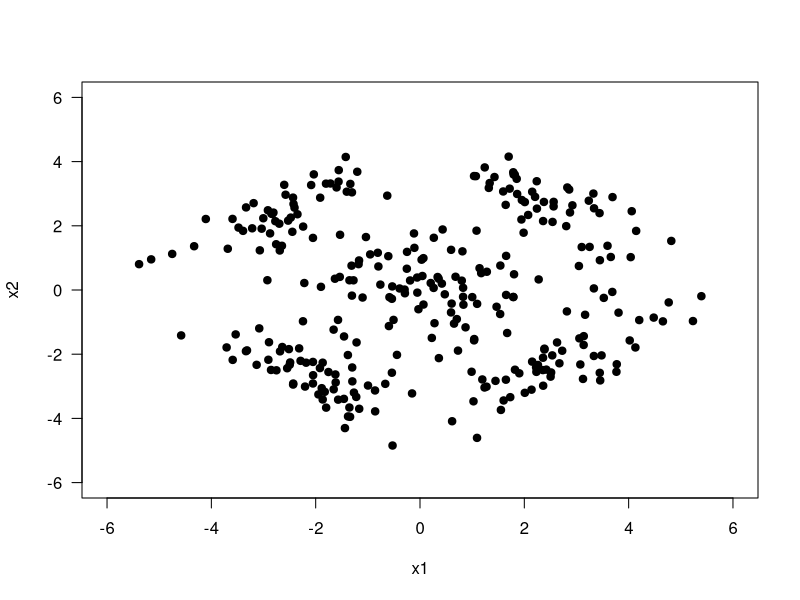
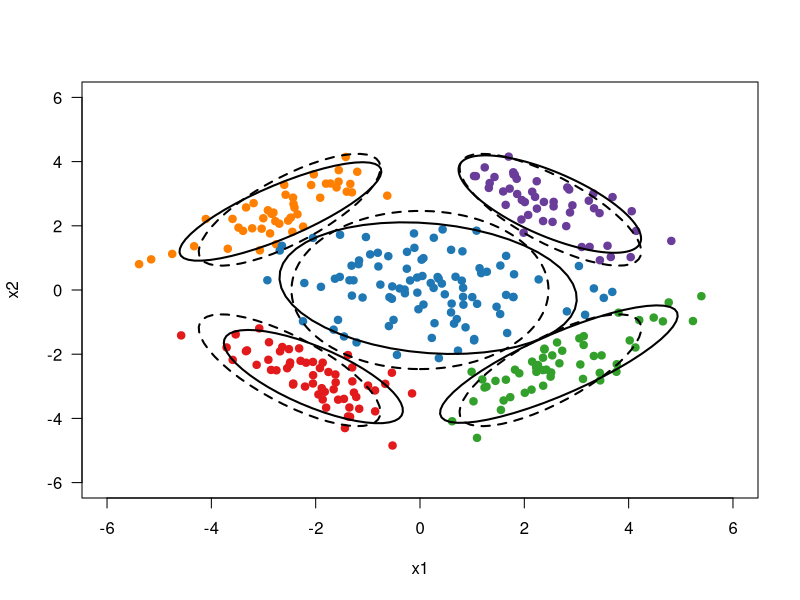

Here is the R script that generated these plots, in order:
library(MASS)
if(!"mixtools" %in% installed.packages()[,"Package"]) install.packages("mixtools")
library(mixtools)

set.seed(521)
# mean parameters
class_means <- matrix(c(+2.5, +2.5,
                        -2.5, +2.5,
                        -2.5, -2.5,
                        +2.5, -2.5,
                        +0.0, +0.0), 2, 5)
# covariance parameters
class_covariances <- array(c(+0.8, -0.6, -0.6, +0.8,
                             +0.8, +0.6, +0.6, +0.8,
                             +0.8, -0.6, -0.6, +0.8,
                             +0.8, +0.6, +0.6, +0.8,
                             +1.6, +0.0, +0.0, +1.6), c(2, 2, 5))
# sample sizes
class_sizes <- c(50, 50, 50, 50, 100)

# generate random samples
points1 <- mvrnorm(n = class_sizes[1], mu = class_means[,1], Sigma = class_covariances[,,1])
points2 <- mvrnorm(n = class_sizes[2], mu = class_means[,2], Sigma = class_covariances[,,2])
points3 <- mvrnorm(n = class_sizes[3], mu = class_means[,3], Sigma = class_covariances[,,3])
points4 <- mvrnorm(n = class_sizes[4], mu = class_means[,4], Sigma = class_covariances[,,4])
points5 <- mvrnorm(n = class_sizes[5], mu = class_means[,5], Sigma = class_covariances[,,5])
X <- rbind(points1, points2, points3, points4, points5)
colnames(X) <- c("x1", "x2")

# plot data points generated
plot(points1[,1], points1[,2], type = "p", pch = 19, col = "black", las = 1,
     xlim = c(-6, 6), ylim = c(-6, 6),
     xlab = "x1", ylab = "x2")
points(points2[,1], points2[,2], type = "p", pch = 19, col = "black")
points(points3[,1], points3[,2], type = "p", pch = 19, col = "black")
points(points4[,1], points4[,2], type = "p", pch = 19, col = "black")
points(points5[,1], points5[,2], type = "p", pch = 19, col = "black")

# get number of samples and number of features
N <- nrow(X)
D <- ncol(X)
K <- 5

# k-means clustering (two iterations)
centroids <- X[sample(1:N, K),]
for(i in 1:2) {
  distances <- as.matrix(dist(rbind(centroids, X), method = "euclidean"))
  distances <- distances[1:nrow(centroids), (nrow(centroids) + 1):(nrow(centroids) + nrow(X))]
  assignments <- sapply(1:ncol(distances), function(i) {which.min(distances[,i])})
  for (k in 1:K) {
    centroids[k,] <- colMeans(X[assignments == k,])
  }
}

# Initializations for expectation-maximization clustering
means <- centroids
covariances <- array(0, c(2, 2, 5))
priors <- rep(0, 5)
for(k in 1:K) {
  covariances[,,k] = (t(X[assignments == k,] - means[k,])%*%(X[assignments == k,] - means[k,]))/sum(assignments==k)
  priors[k] = sum(assignments==k)/length(assignments)
}

## Expectation-Maximization Algorithm
iterations <- 100
posteriors <- matrix(0, N, K)
h <- matrix(0, N, K)
for(iter in 1:iterations) {
  # Expectation Step
  for(c in 1:K) {
      covinv <- chol2inv(chol(covariances[,,c]));
      posteriors[,c] <- sapply(1:N, function(t) priors[c]*det(covariances[,,c])^(-1/2)*exp(-(1/2)*t(X[t,] - means[c,])%*%covinv%*%(X[t,] - means[c,])))
  }
  h = posteriors/rowSums(posteriors)
  z = sapply(1:N, function(t) which.max(h[t,]))
  # Maximization Step
  for(c in 1:K) {
    priors[c] <- sum(h[,c])/N
    means[c,] <- h[,c]%*%X/sum(h[,c])
    numerator <- sapply(1:N, function(t) h[t,c]*(X[t,]-means[c,])%*%t(X[t,]-means[c,]))
    covariances[,,c] <- rowSums(array(numerator, c(D,D,N)),dims=2)/sum(h[,c])
  }
}
print(means)

colors <- c("#1f78b4", "#33a02c", "#e31a1c", "#ff7f00", "#6a3d9a")
plot(X[,1], X[,2], type = "p", pch = 19, col = colors[z], las = 1,
     xlim = c(-6, 6), ylim = c(-6, 6), 
     xlab = "x1", ylab = "x2")
ellipse(mu=class_means[,1],sigma=class_covariances[,,1], npoints=class_sizes[1], col="black", alpha=.15, lwd = 2, lty="dashed")
ellipse(mu=class_means[,2],sigma=class_covariances[,,2], npoints=class_sizes[2], col="black", alpha=.15, lwd = 2, lty="dashed")
ellipse(mu=class_means[,3],sigma=class_covariances[,,3], npoints=class_sizes[3], col="black", alpha=.15, lwd = 2, lty="dashed")
ellipse(mu=class_means[,4],sigma=class_covariances[,,4], npoints=class_sizes[4], col="black", alpha=.15, lwd = 2, lty="dashed")
ellipse(mu=class_means[,5],sigma=class_covariances[,,5], npoints=class_sizes[5], col="black", alpha=.15, lwd = 2, lty="dashed")
ellipse(mu=means[1,],sigma=covariances[,,1], npoints=class_sizes[1], col="black", alpha=.15, lwd = 2, lty="solid")
ellipse(mu=means[2,],sigma=covariances[,,2], npoints=class_sizes[2], col="black", alpha=.15, lwd = 2, lty="solid")
ellipse(mu=means[3,],sigma=covariances[,,3], npoints=class_sizes[3], col="black", alpha=.15, lwd = 2, lty="solid")
ellipse(mu=means[4,],sigma=covariances[,,4], npoints=class_sizes[4], col="black", alpha=.15, lwd = 2, lty="solid")
ellipse(mu=means[5,],sigma=covariances[,,5], npoints=class_sizes[5], col="black", alpha=.15, lwd = 2, lty="solid")
